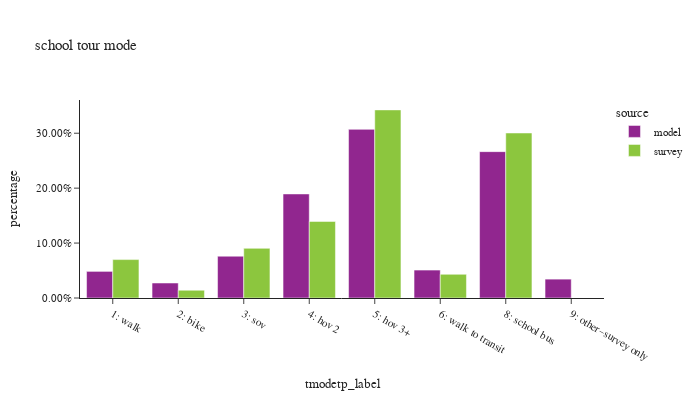

Here is the notebook cell this chart was saved with:
### Code cell
df_plot = sc_tour.groupby(['source','tmodetp_label'])['toexpfac'].sum().reset_index()
df_plot['percentage'] = df_plot.groupby(['source'], group_keys=False)['toexpfac']. \
    apply(lambda x: x / float(x.sum()))
df_plot['source'] = df_plot['source'].astype(pd.CategoricalDtype(['model', 'survey']))

df_plot_ct = sc_tour.groupby(['source','tmodetp_label'])['toexpfac'].count().reset_index(). \
    rename(columns={'toexpfac':'sample count'})
df_plot = df_plot.merge(df_plot_ct, on=['source','tmodetp_label'])

fig = px.bar(df_plot.sort_values(by=['source']), x="tmodetp_label", y="percentage", color="source",
             barmode="group",hover_data=['sample count'],title="school tour mode")
fig.update_layout(height=400, width=700, font=dict(size=11),
                  xaxis = dict(dtick = 1, categoryorder='category ascending'),
                  yaxis=dict(tickformat=".2%"))
fig.show()

### Figure 1 — Plotly figure (JSON) as saved in the notebook; plotly's stock layout.template omitted (floating-point values rounded to 4 significant figures)
{"data": [{"alignmentgroup": "True", "customdata": [[35217], [19821], [55309], [137668], [223132], [36966], [193654], [24967]], "hovertemplate": "source=model<br>tmodetp_label=%{x}<br>percentage=%{y}<br>sample count=%{customdata[0]}<extra></extra>", "legendgroup": "model", "marker": {"color": "#91268F", "pattern": {"shape": ""}}, "name": "model", "offsetgroup": "model", "orientation": "v", "showlegend": true, "textposition": "auto", "type": "bar", "x": ["1: walk", "2: bike", "3: sov", "4: hov 2", "5: hov 3+", "6: walk to transit", "8: school bus", "9: other–survey only"], "xaxis": "x", "y": [0.04846, 0.02727, 0.07611, 0.1894, 0.307, 0.05087, 0.2665, 0.03436], "yaxis": "y"}, {"alignmentgroup": "True", "customdata": [[72], [21], [45], [96], [201], [55], [156]], "hovertemplate": "source=survey<br>tmodetp_label=%{x}<br>percentage=%{y}<br>sample count=%{customdata[0]}<extra></extra>", "legendgroup": "survey", "marker": {"color": "#8CC63E", "pattern": {"shape": ""}}, "name": "survey", "offsetgroup": "survey", "orientation": "v", "showlegend": true, "textposition": "auto", "type": "bar", "x": ["1: walk", "2: bike", "3: sov", "4: hov 2", "5: hov 3+", "6: walk to transit", "8: school bus"], "xaxis": "x", "y": [0.06995, 0.01414, 0.09042, 0.1394, 0.3425, 0.0432, 0.3004], "yaxis": "y"}], "layout": {"barmode": "group", "font": {"size": 11}, "height": 400, "legend": {"title": {"text": "source"}, "tracegroupgap": 0}, "title": {"text": "school tour mode"}, "width": 700, "xaxis": {"anchor": "y", "categoryorder": "category ascending", "domain": [0.0, 1.0], "dtick": 1, "title": {"text": "tmodetp_label"}}, "yaxis": {"anchor": "x", "domain": [0.0, 1.0], "tickformat": ".2%", "title": {"text": "percentage"}}}}
